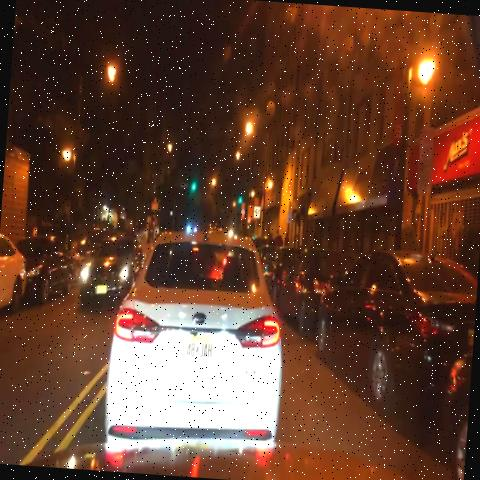
#> input picture data/Sample/test/1010.jpg, 480 x 480 px
$ python -i enhanced_images.py   (imports and definitions only)
#> lines starting #> are read from the running program, lines starting #| are printed output that depends on the picture
# pre-process test images using adaptive equalization
import cv2
import os

# Specify the paths to the input (original) and output (enhanced) folders
input_folder = '/Users/amade/OneDrive/Desktop/SKRIPSI/YOLOv7-Car-Logo-Detection/data/Sample/'
output_folder = '/Users/amade/OneDrive/Desktop/SKRIPSI/YOLOv7-Car-Logo-Detection/data/enhanced_images_3/'

# Create the output folder if it doesn't exist
# [1 line not run here, left out]

# Function to apply adaptive histogram equalization to an image
def apply_adaptive_equalization(image_path, output_path):
    # Read the color image
#> called with image_path = 'data/Sample/test/1010.jpg', output_path = 'out.png'
    img = cv2.imread(image_path)
#> img is the input picture: shape (480, 480, 3); mean B, G, R 48, 64.9, 100.7

    # Split the image into color channels
    channels = cv2.split(img)

    # Apply adaptive histogram equalization to each channel independently
    clahe = cv2.createCLAHE(clipLimit=2.0, tileGridSize=(8, 8))
    enhanced_channels = [clahe.apply(channel) for channel in channels]
#> enhanced_channels = 3 items

    # Merge the enhanced channels back into a color image
    img_enhanced = cv2.merge(enhanced_channels)
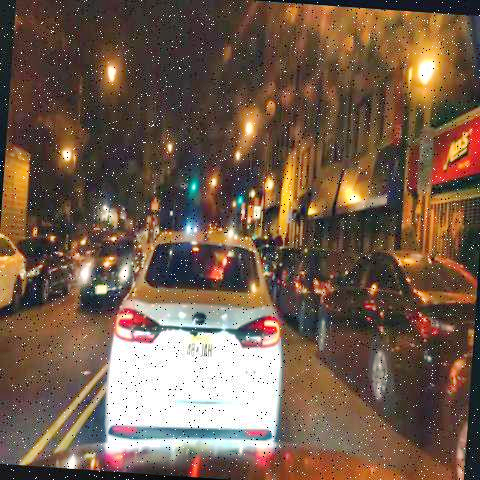
#> img_enhanced: shape (480, 480, 3); mean of channels 0, 1, 2 75.7, 92.6, 115.7; drawn as B, G, R

    # Save the enhanced image
    cv2.imwrite(output_path, img_enhanced)

# Iterate through all files in the input folder
# [8 lines not run here, left out]

# Display or further process the enhanced images as needed

>>> result = apply_adaptive_equalization('data/Sample/test/1010.jpg', 'out.png')
